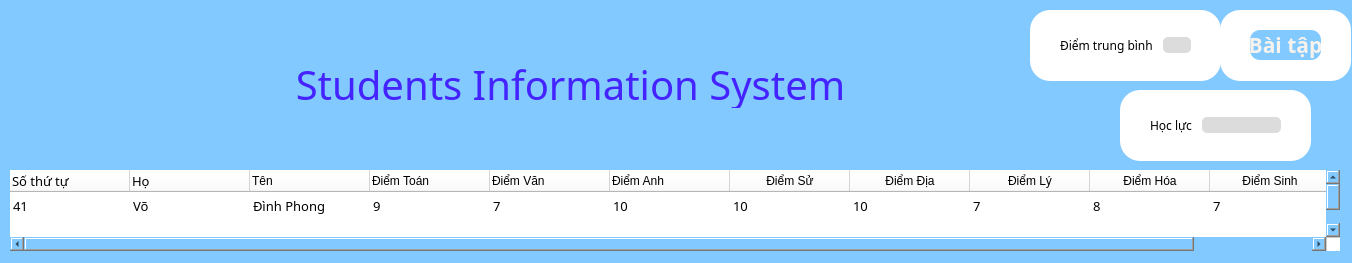
<?xml version="1.0" encoding="UTF-8"?>
<ui version="4.0">
 <class>MainWindow</class>
 <widget class="QMainWindow" name="MainWindow">
  <property name="geometry">
   <rect>
    <x>0</x>
    <y>0</y>
    <width>1352</width>
    <height>263</height>
   </rect>
  </property>
  <property name="windowTitle">
   <string>MainWindow</string>
  </property>
  <property name="styleSheet">
   <string notr="true">background-color:rgb(129, 201, 255);</string>
  </property>
  <widget class="QWidget" name="centralwidget">
   <widget class="QFrame" name="result_frame">
    <property name="geometry">
     <rect>
      <x>0</x>
      <y>277</y>
      <width>1350</width>
      <height>341</height>
     </rect>
    </property>
    <property name="styleSheet">
     <string notr="true">color: black;</string>
    </property>
    <property name="frameShape">
     <enum>QFrame::StyledPanel</enum>
    </property>
    <property name="frameShadow">
     <enum>QFrame::Raised</enum>
    </property>
    <layout class="QGridLayout" name="gridLayout_14"/>
   </widget>
   <widget class="QFrame" name="info_frame_5">
    <property name="geometry">
     <rect>
      <x>1030</x>
      <y>10</y>
      <width>191</width>
      <height>71</height>
     </rect>
    </property>
    <property name="cursor">
     <cursorShape>ForbiddenCursor</cursorShape>
    </property>
    <property name="styleSheet">
     <string notr="true">background-color: rgb(255,255,255);
border-radius: 20px;</string>
    </property>
    <property name="frameShape">
     <enum>QFrame::StyledPanel</enum>
    </property>
    <property name="frameShadow">
     <enum>QFrame::Raised</enum>
    </property>
    <layout class="QGridLayout" name="gridLayout_27">
     <property name="leftMargin">
      <number>30</number>
     </property>
     <property name="topMargin">
      <number>20</number>
     </property>
     <property name="rightMargin">
      <number>30</number>
     </property>
     <property name="bottomMargin">
      <number>20</number>
     </property>
     <property name="horizontalSpacing">
      <number>20</number>
     </property>
     <property name="verticalSpacing">
      <number>10</number>
     </property>
     <item row="0" column="0">
      <layout class="QGridLayout" name="gridLayout_28">
       <property name="horizontalSpacing">
        <number>10</number>
       </property>
       <property name="verticalSpacing">
        <number>15</number>
       </property>
       <item row="0" column="0">
        <widget class="QLabel" name="label_39">
         <property name="font">
          <font>
           <family>Segoe UI Semibold</family>
          </font>
         </property>
         <property name="styleSheet">
          <string notr="true">color: rgb(0,0,0);</string>
         </property>
         <property name="text">
          <string>Điểm trung bình</string>
         </property>
        </widget>
       </item>
       <item row="0" column="1">
        <widget class="QLineEdit" name="avg_score">
         <property name="styleSheet">
          <string notr="true">color: black;
background-color:rgb(220,220,220);
border-radius:5px;</string>
         </property>
         <property name="inputMethodHints">
          <set>Qt::ImhDigitsOnly</set>
         </property>
        </widget>
       </item>
      </layout>
     </item>
    </layout>
   </widget>
   <widget class="QFrame" name="frame">
    <property name="geometry">
     <rect>
      <x>240</x>
      <y>700</y>
      <width>71</width>
      <height>71</height>
     </rect>
    </property>
    <property name="frameShape">
     <enum>QFrame::StyledPanel</enum>
    </property>
    <property name="frameShadow">
     <enum>QFrame::Raised</enum>
    </property>
   </widget>
   <widget class="QTableWidget" name="tableWidget_4">
    <property name="geometry">
     <rect>
      <x>10</x>
      <y>170</y>
      <width>1330</width>
      <height>81</height>
     </rect>
    </property>
    <property name="font">
     <font>
      <family>黑体</family>
      <pointsize>10</pointsize>
     </font>
    </property>
    <property name="cursor" stdset="0">
     <cursorShape>ForbiddenCursor</cursorShape>
    </property>
    <property name="focusPolicy">
     <enum>Qt::NoFocus</enum>
    </property>
    <property name="styleSheet">
     <string notr="true">background-color: white;
color:black;</string>
    </property>
    <property name="frameShape">
     <enum>QFrame::NoFrame</enum>
    </property>
    <property name="selectionMode">
     <enum>QAbstractItemView::ExtendedSelection</enum>
    </property>
    <property name="selectionBehavior">
     <enum>QAbstractItemView::SelectRows</enum>
    </property>
    <property name="showGrid">
     <bool>false</bool>
    </property>
    <property name="gridStyle">
     <enum>Qt::NoPen</enum>
    </property>
    <property name="sortingEnabled">
     <bool>true</bool>
    </property>
    <property name="wordWrap">
     <bool>true</bool>
    </property>
    <property name="cornerButtonEnabled">
     <bool>false</bool>
    </property>
    <property name="rowCount">
     <number>21</number>
    </property>
    <attribute name="horizontalHeaderCascadingSectionResizes">
     <bool>false</bool>
    </attribute>
    <attribute name="horizontalHeaderDefaultSectionSize">
     <number>120</number>
    </attribute>
    <attribute name="horizontalHeaderMinimumSectionSize">
     <number>50</number>
    </attribute>
    <attribute name="horizontalHeaderStretchLastSection">
     <bool>true</bool>
    </attribute>
    <attribute name="verticalHeaderVisible">
     <bool>false</bool>
    </attribute>
    <attribute name="verticalHeaderCascadingSectionResizes">
     <bool>false</bool>
    </attribute>
    <attribute name="verticalHeaderDefaultSectionSize">
     <number>28</number>
    </attribute>
    <attribute name="verticalHeaderHighlightSections">
     <bool>false</bool>
    </attribute>
    <attribute name="verticalHeaderShowSortIndicator" stdset="0">
     <bool>true</bool>
    </attribute>
    <attribute name="verticalHeaderStretchLastSection">
     <bool>false</bool>
    </attribute>
    <row>
     <property name="text">
      <string>1</string>
     </property>
    </row>
    <row>
     <property name="text">
      <string>New Row</string>
     </property>
    </row>
    <row>
     <property name="text">
      <string>New Row</string>
     </property>
    </row>
    <row>
     <property name="text">
      <string>New Row</string>
     </property>
    </row>
    <row>
     <property name="text">
      <string>New Row</string>
     </property>
    </row>
    <row>
     <property name="text">
      <string>New Row</string>
     </property>
    </row>
    <row>
     <property name="text">
      <string>New Row</string>
     </property>
    </row>
    <row>
     <property name="text">
      <string>New Row</string>
     </property>
    </row>
    <row>
     <property name="text">
      <string>New Row</string>
     </property>
    </row>
    <row>
     <property name="text">
      <string>New Row</string>
     </property>
    </row>
    <row>
     <property name="text">
      <string>New Row</string>
     </property>
    </row>
    <row>
     <property name="text">
      <string>New Row</string>
     </property>
    </row>
    <row>
     <property name="text">
      <string>New Row</string>
     </property>
    </row>
    <row>
     <property name="text">
      <string>New Row</string>
     </property>
    </row>
    <row>
     <property name="text">
      <string>New Row</string>
     </property>
    </row>
    <row>
     <property name="text">
      <string>New Row</string>
     </property>
    </row>
    <row>
     <property name="text">
      <string>New Row</string>
     </property>
    </row>
    <row>
     <property name="text">
      <string>New Row</string>
     </property>
    </row>
    <row>
     <property name="text">
      <string>New Row</string>
     </property>
    </row>
    <row>
     <property name="text">
      <string>New Row</string>
     </property>
    </row>
    <row>
     <property name="text">
      <string>2</string>
     </property>
    </row>
    <column>
     <property name="text">
      <string>Số thứ tự</string>
     </property>
     <property name="font">
      <font>
       <family>黑体</family>
       <pointsize>10</pointsize>
      </font>
     </property>
     <property name="textAlignment">
      <set>AlignLeading|AlignVCenter</set>
     </property>
    </column>
    <column>
     <property name="text">
      <string>Họ</string>
     </property>
     <property name="font">
      <font>
       <family>黑体</family>
       <pointsize>10</pointsize>
      </font>
     </property>
     <property name="textAlignment">
      <set>AlignLeading|AlignVCenter</set>
     </property>
    </column>
    <column>
     <property name="text">
      <string>Tên</string>
     </property>
     <property name="textAlignment">
      <set>AlignLeading|AlignVCenter</set>
     </property>
    </column>
    <column>
     <property name="text">
      <string>Điểm Toán</string>
     </property>
     <property name="textAlignment">
      <set>AlignLeading|AlignVCenter</set>
     </property>
    </column>
    <column>
     <property name="text">
      <string>Điểm Văn</string>
     </property>
     <property name="textAlignment">
      <set>AlignLeading|AlignVCenter</set>
     </property>
    </column>
    <column>
     <property name="text">
      <string>Điểm Anh</string>
     </property>
     <property name="textAlignment">
      <set>AlignLeading|AlignVCenter</set>
     </property>
    </column>
    <column>
     <property name="text">
      <string>Điểm Sử</string>
     </property>
    </column>
    <column>
     <property name="text">
      <string>Điểm Địa</string>
     </property>
    </column>
    <column>
     <property name="text">
      <string>Điểm Lý</string>
     </property>
    </column>
    <column>
     <property name="text">
      <string>Điểm Hóa</string>
     </property>
    </column>
    <column>
     <property name="text">
      <string>Điểm Sinh</string>
     </property>
    </column>
    <item row="0" column="0">
     <property name="text">
      <string>41</string>
     </property>
    </item>
    <item row="0" column="1">
     <property name="text">
      <string>Võ</string>
     </property>
    </item>
    <item row="0" column="2">
     <property name="text">
      <string>Đình Phong</string>
     </property>
    </item>
    <item row="0" column="3">
     <property name="text">
      <string>9</string>
     </property>
    </item>
    <item row="0" column="4">
     <property name="text">
      <string>7</string>
     </property>
    </item>
    <item row="0" column="5">
     <property name="text">
      <string>10</string>
     </property>
    </item>
    <item row="0" column="6">
     <property name="text">
      <string>10</string>
     </property>
    </item>
    <item row="0" column="7">
     <property name="text">
      <string>10</string>
     </property>
    </item>
    <item row="0" column="8">
     <property name="text">
      <string>7</string>
     </property>
    </item>
    <item row="0" column="9">
     <property name="text">
      <string>8</string>
     </property>
    </item>
    <item row="0" column="10">
     <property name="text">
      <string>7</string>
     </property>
    </item>
    <item row="20" column="0">
     <property name="text">
      <string/>
     </property>
    </item>
   </widget>
   <widget class="QFrame" name="info_frame_6">
    <property name="geometry">
     <rect>
      <x>1220</x>
      <y>10</y>
      <width>131</width>
      <height>71</height>
     </rect>
    </property>
    <property name="styleSheet">
     <string notr="true">background-color: rgb(255,255,255);
border-radius: 20px;</string>
    </property>
    <property name="frameShape">
     <enum>QFrame::StyledPanel</enum>
    </property>
    <property name="frameShadow">
     <enum>QFrame::Raised</enum>
    </property>
    <layout class="QGridLayout" name="gridLayout_29">
     <property name="leftMargin">
      <number>30</number>
     </property>
     <property name="topMargin">
      <number>20</number>
     </property>
     <property name="rightMargin">
      <number>30</number>
     </property>
     <property name="bottomMargin">
      <number>20</number>
     </property>
     <property name="horizontalSpacing">
      <number>20</number>
     </property>
     <property name="verticalSpacing">
      <number>10</number>
     </property>
     <item row="0" column="0">
      <widget class="QPushButton" name="loginButton">
       <property name="font">
        <font>
         <family>Bahnschrift</family>
         <pointsize>16</pointsize>
         <weight>75</weight>
         <italic>false</italic>
         <bold>true</bold>
        </font>
       </property>
       <property name="cursor">
        <cursorShape>PointingHandCursor</cursorShape>
       </property>
       <property name="styleSheet">
        <string notr="true">border-radius: 10px;
font: 600 16pt &quot;Bahnschrift&quot;;
background-color:rgb(129, 201, 255);
color: #F8F2EC;</string>
       </property>
       <property name="text">
        <string>Bài tập</string>
       </property>
      </widget>
     </item>
    </layout>
   </widget>
   <widget class="QFrame" name="info_frame_7">
    <property name="geometry">
     <rect>
      <x>1120</x>
      <y>90</y>
      <width>191</width>
      <height>71</height>
     </rect>
    </property>
    <property name="styleSheet">
     <string notr="true">background-color: rgb(255,255,255);
border-radius: 20px;</string>
    </property>
    <property name="frameShape">
     <enum>QFrame::StyledPanel</enum>
    </property>
    <property name="frameShadow">
     <enum>QFrame::Raised</enum>
    </property>
    <layout class="QGridLayout" name="gridLayout_32">
     <property name="leftMargin">
      <number>30</number>
     </property>
     <property name="topMargin">
      <number>20</number>
     </property>
     <property name="rightMargin">
      <number>30</number>
     </property>
     <property name="bottomMargin">
      <number>20</number>
     </property>
     <property name="horizontalSpacing">
      <number>20</number>
     </property>
     <property name="verticalSpacing">
      <number>10</number>
     </property>
     <item row="0" column="0">
      <layout class="QGridLayout" name="gridLayout_33">
       <property name="horizontalSpacing">
        <number>10</number>
       </property>
       <property name="verticalSpacing">
        <number>15</number>
       </property>
       <item row="0" column="0">
        <widget class="QLabel" name="label_41">
         <property name="font">
          <font>
           <family>Segoe UI Semibold</family>
          </font>
         </property>
         <property name="styleSheet">
          <string notr="true">color: rgb(0,0,0);</string>
         </property>
         <property name="text">
          <string>Học lực</string>
         </property>
        </widget>
       </item>
       <item row="0" column="1">
        <widget class="QLineEdit" name="lineEdit_34">
         <property name="styleSheet">
          <string notr="true">color: black;
background-color:rgb(220,220,220);
border-radius:5px;</string>
         </property>
         <property name="inputMethodHints">
          <set>Qt::ImhDigitsOnly</set>
         </property>
        </widget>
       </item>
      </layout>
     </item>
    </layout>
   </widget>
   <widget class="QLabel" name="title_label_4">
    <property name="geometry">
     <rect>
      <x>120</x>
      <y>60</y>
      <width>901</width>
      <height>48</height>
     </rect>
    </property>
    <property name="font">
     <font>
      <family>Script MT Bold</family>
      <pointsize>30</pointsize>
     </font>
    </property>
    <property name="styleSheet">
     <string notr="true">color: rgb(68, 35, 255);</string>
    </property>
    <property name="text">
     <string>Students Information System</string>
    </property>
    <property name="alignment">
     <set>Qt::AlignCenter</set>
    </property>
   </widget>
  </widget>
 </widget>
 <resources/>
 <connections/>
</ui>
